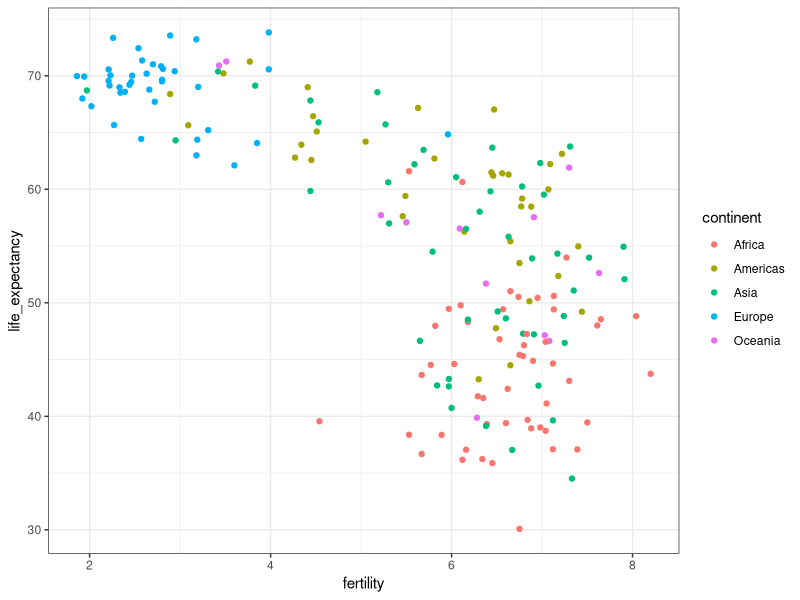
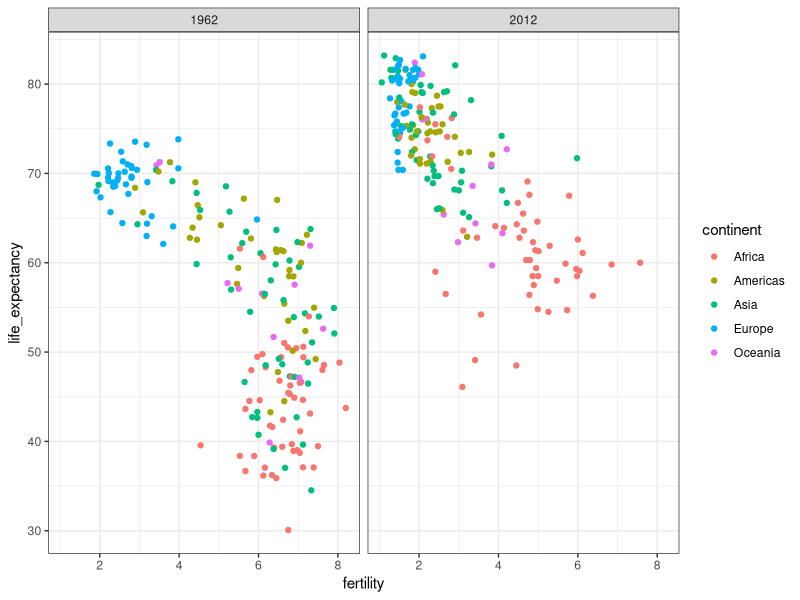
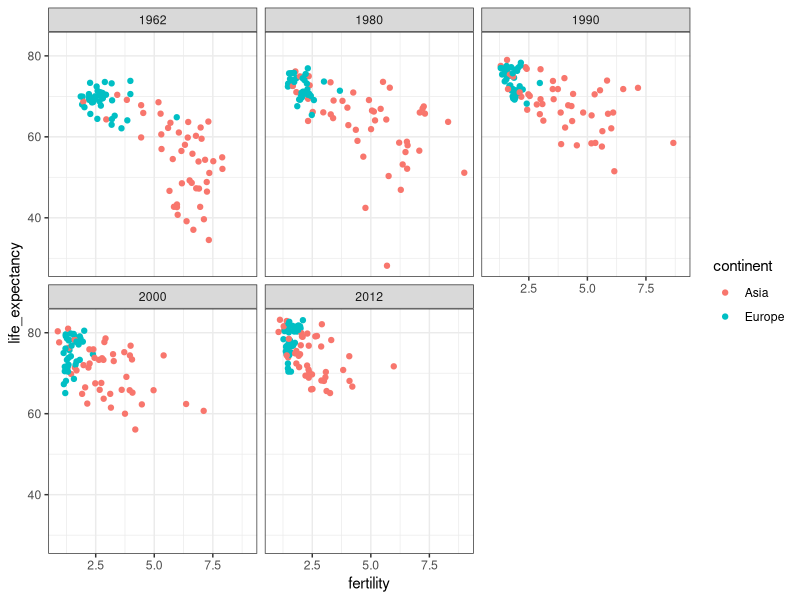
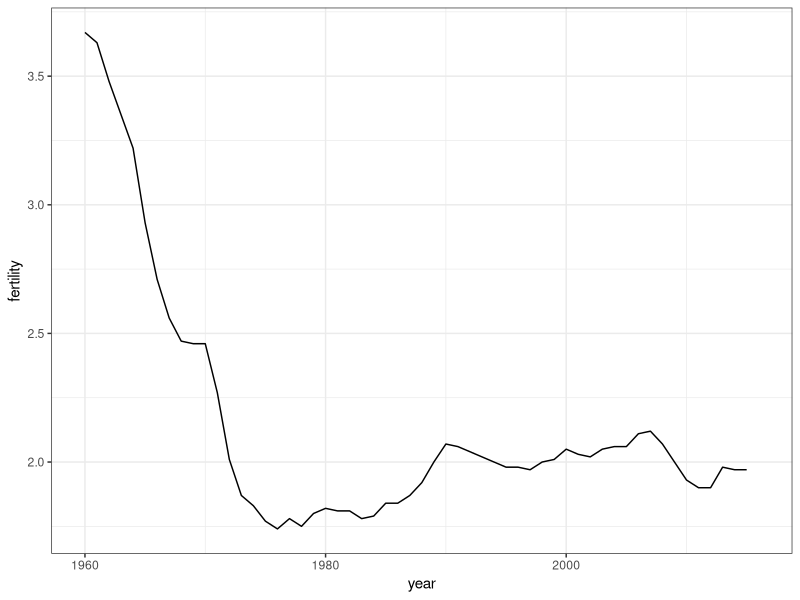
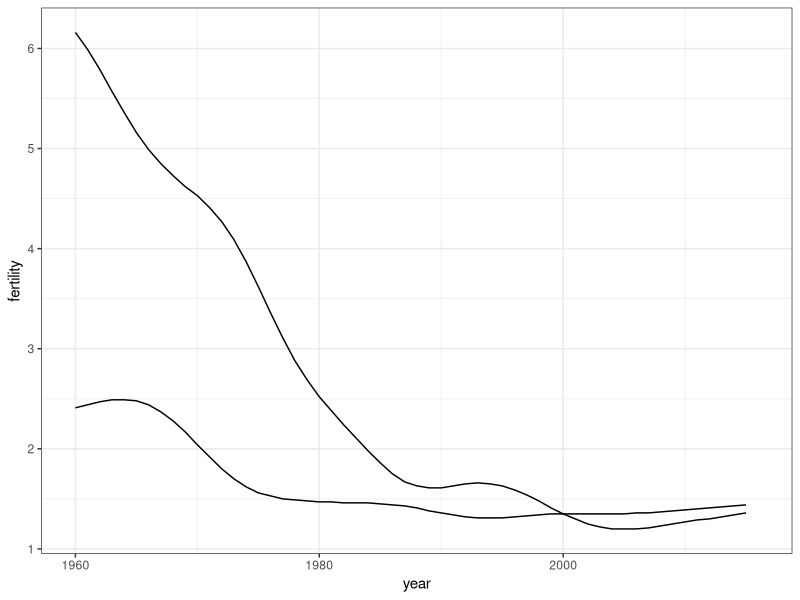
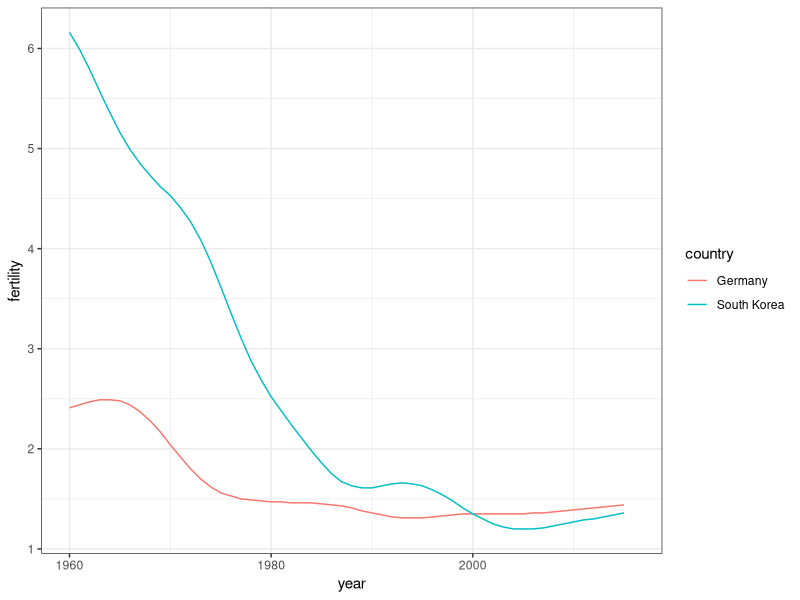
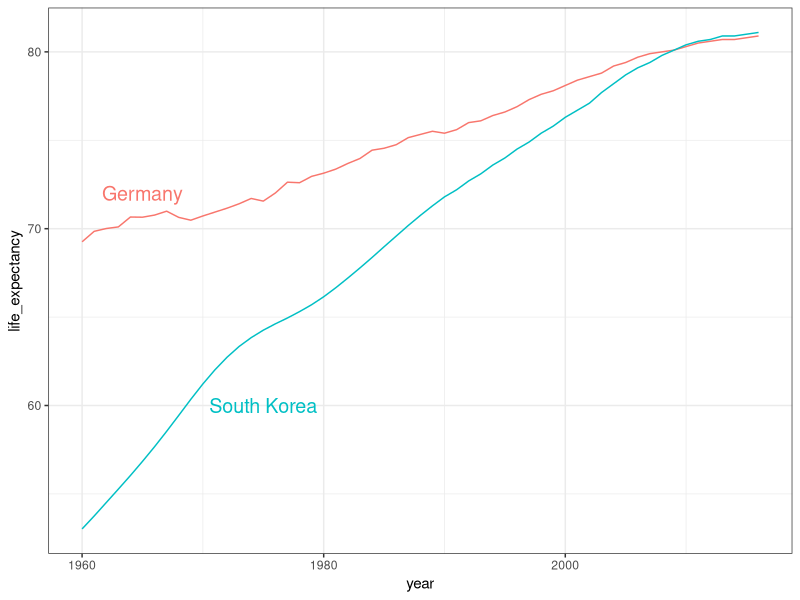
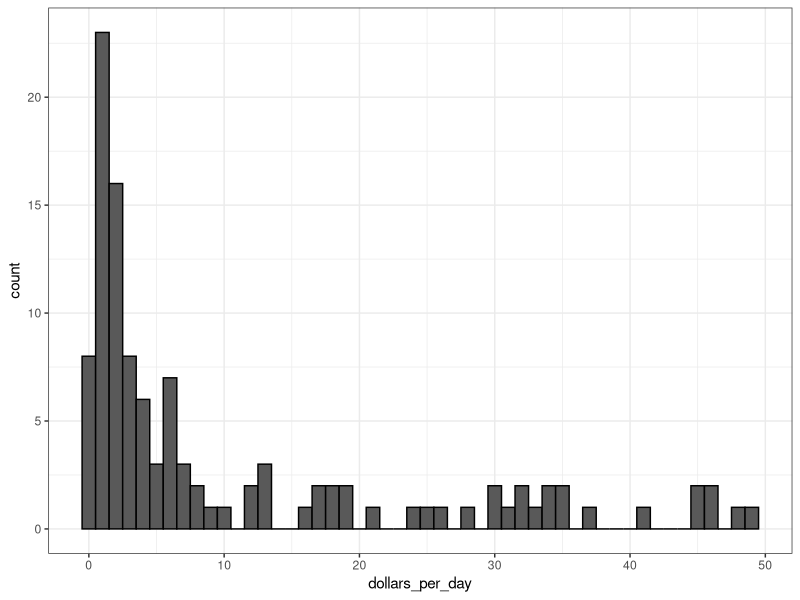

Write the R code that produced these figures, in order. (Note: this script raises an error after producing the figures.)
library(dslabs)
data(gapminder)
head(gapminder)
library(dplyr)
#para ver qué pais tiene una tasa de mortalidad infantil más alta, entre Sri Lanka y Turquía 
gapminder %>% filter(year==2015 & country %in% c("Sri Lanka", "Turkey")) %>% select(country, infant_mortality)
library(ggplot2)
#gráfico para identificar si es europa vs el resto del mundo
ds_theme_set()
filter(gapminder, year == 1962) %>% ggplot(aes(fertility, life_expectancy, color = continent)) + geom_point()

#ahora para comparar entre 1962 y 2012
filter(gapminder, year %in% c(1962, 2012)) %>% ggplot(aes(fertility, life_expectancy, color = continent)) + geom_point() + 
  facet_grid(.~ year)

#para ver el proceso a través de los años
years <- c(1962, 1980, 1990, 2000, 2012)
continents <- c("Europe", "Asia")
gapminder %>% filter(year %in% years & continent %in% continents) %>% ggplot(aes(fertility, life_expectancy, col = continent)) +
  geom_point() + facet_wrap(~ year)

##TIME SERIES PLOTS ##

gapminder %>% filter(country == "United States") %>% ggplot(aes(year, fertility)) + geom_line()

countries <- c("South Korea", "Germany")
gapminder %>% filter(country %in% countries) %>% ggplot(aes(year, fertility, group = country)) + geom_line()
#para hacer que se vea mejor 
countries <- c("South Korea", "Germany")
gapminder %>% filter(country %in% countries) %>% ggplot(aes(year, fertility, col = country)) + geom_line()

#para agregar labels 
labels <- data.frame(country = countries, x = c(1975, 1965), y = c(60, 72))
gapminder %>% filter(country %in% countries) %>% ggplot(aes(year, life_expectancy, col = country)) + geom_line() +
  geom_text(data = labels, aes(x, y, label = country), size = 5 ) + theme(legend.position = "none")

## TRANSFORMATIONS ##

gapminder <- gapminder %>% mutate(dollars_per_day = gdp/population/365)
#hacer un hist 
past_year <- 1970
gapminder %>% filter(year==past_year & !is.na(gdp)) %>% ggplot(aes(dollars_per_day)) + 
  geom_histogram(binwidth = 1, color = "black")
#transformación logarítmica
gapminder %>% filter(year==past_year & !is.na(gdp)) %>% ggplot(aes(log2(dollars_per_day))) + 
  geom_histogram(binwidth = 1, color = "black")
#transformación añadiendo una capa 
gapminder %>% filter(year==past_year & !is.na(gdp)) %>% ggplot(aes(dollars_per_day)) + 
  geom_histogram(binwidth = 1, color = "black") + scale_x_continuous(trans="log2")

## STRATIFY AND BOXPLOTS ##

#mirar los dollars_per_day estratificando por regiones
p <- gapminder %>% filter(year == past_year & !is.na(gdp)) %>% ggplot(aes(region, dollars_per_day))
p + geom_boxplot() 
#quedó super mal, entonces usar theme 
p + geom_boxplot() + theme(axis.text.x = element_text(angle = 90, hjust = 1))

#función reorder
fac <- factor(c("Asia", "Asia", "West", "West", "West"))
levels(fac)

value <- c(10,11,12,6,4)
fac <- reorder(fac, value, FUN = mean)
levels(fac)

p <- gapminder %>% filter(year == past_year & !is.na(gdp)) %>%
  mutate(region = reorder(region, dollars_per_day, FUN = median)) %>% ggplot(aes(region, dollars_per_day, fill = continent)) +
  geom_boxplot() + theme(axis.text.x = element_text(angle = 90, hjust = 1)) + scale_y_continuous(trans="log2")
# a veces se usa mejor fill que color para que se vea mejor por grupos   

## COMPARING DISTRIBUTIONS 
west <- c("Western Europe", "Northern Europe", "Southern Europe", "Northern America", "Australia and New Zealand")
gapminder %>% filter(year == past_year & !is.na(gdp)) %>% mutate(group = ifelse(region %in% west, "West", "Developing")) %>%
  ggplot(aes(dollars_per_day)) + geom_histogram(binwidth = 1, color = "black") + scale_x_continuous(trans = "log2") + 
  facet_grid(.~ group)
#ahora se compara con el presente 
present_year <- 2010 
gapminder %>% filter(year %in% c(past_year, present_year) & !is.na(gdp)) %>% 
  mutate(group = ifelse(region %in% west, "West", "Developing")) %>%
  ggplot(aes(dollars_per_day)) + geom_histogram(binwidth = 1, color = "black") + scale_x_continuous(trans = "log2") + 
  facet_grid(year ~ group)
#es bueno tener la consistencia entre los paises del 70 a los de 2010. deben ser los mismos para medir. 
country_list_1 <- gapminder %>% filter(year == past_year & !is.na(dollars_per_day)) %>% .$country 
country_list_2 <- gapminder %>% filter(year == present_year & !is.na(dollars_per_day)) %>% .$country
country_list <- intersect(country_list_1, country_list_2)
# .$country sirve para sacar el vector (no entiendo bien aún)
#nuevo plot con los mismos países 
gapminder %>% filter(year %in% c(past_year, present_year) & !is.na(gdp) & country %in% country_list) %>% 
  mutate(group = ifelse(region %in% west, "West", "Developing")) %>%
  ggplot(aes(dollars_per_day)) + geom_histogram(binwidth = 1, color = "black") + scale_x_continuous(trans = "log2") + 
  facet_grid(year ~ group)

#para ver las regiones que más han evolucionado 
p <- gapminder %>%
  filter(year %in% c(past_year, present_year) & country %in% country_list) %>%
  mutate(region = reorder(region, dollars_per_day, FUN = median)) %>%
  ggplot(aes(region, dollars_per_day, fill = continent)) +
  geom_boxplot() + facet_grid(year~.)
  theme(axis.text.x = element_text(angle = 90, hjust = 1)) +
  xlab("") + scale_y_continuous(trans = "log2")

  p <- gapminder %>%
    filter(year %in% c(past_year, present_year) & country %in% country_list) %>%
    mutate(region = reorder(region, dollars_per_day, FUN = median)) %>%
    ggplot(aes(region, dollars_per_day, fill = continent)) +
    geom_boxplot(aes(region, dollars_per_day, fill = factor(year))) +
    theme(axis.text.x = element_text(angle = 90, hjust = 1)) +
    xlab("") + scale_y_continuous(trans = "log2")

## DENSITY PLOTS ##
# así puede verse la cantidad de paises en cada grupo
gapminder %>% filter(year == past_year & !is.na(gdp) & country %in% country_list) %>% 
  mutate(group = ifelse(region %in% west, "West", "Developing")) %>% group_by(group) %>%
  summarize(n=n()) %>% knitr::kable()
# así puede hacerse el density teniendo en cuenta la cantidad de paises 
#el argumento ..count.. permite esto 
#para que la densidad se más suave puede hacerse con bw en geom_desnsity
aes(x=dollars_per_day, y = ..count.. )
p <- gapminder %>%
  filter(year %in% c(past_year, present_year) & country %in% country_list) %>%
  mutate(group = ifelse(region %in% west, "West", "Developing")) %>%
  ggplot(aes(x=dollars_per_day, y = ..count.. , fill = group)) +
  scale_x_continuous(trans = "log2") + geom_density(alpha=0.2, bw= 0.75) + facet_grid(year~.)

#para mejorar la gráfica se usa case_when 
#se está haciendo una agrupación más específica por regiones
gapminder <- gapminder %>% mutate(group = case_when(.$region %in% west ~ "West", .$region %in% c(
  "Eastern Asia", "South-Eastern Asia") ~ "East Asia", .$region %in% c("Caribbean", "Central America", "South America")
  ~ "Latin America", .$continent == "Africa" & .$region != "Northern Africa" ~ "Sub-Saharan Africa", T ~ "Others"))
#esta  variable de grupos es mejor pasarla a un factor para controlar el orden 
gapminder <- gapminder %>%
  mutate(group = factor(group, levels = c("Others", "Latin America", "East Asia", "Sub-Saharan Africa", "West")))
p <- gapminder %>%
  filter(year %in% c(past_year, present_year) & country %in% country_list) %>%
  ggplot(aes(x=dollars_per_day, y = ..count.. , fill = group)) +
  scale_x_continuous(trans = "log2") + geom_density(alpha=0.2, bw= 0.75, position = "stack") + facet_grid(year~.)
# con el argumento weight es importante ponderar por la cantidad de población 
p <- gapminder %>% filter(year %in% c(past_year, present_year) & country %in% country_list) %>%
  mutate(weight = population/sum(population)) %>% 
  ggplot(aes(x=dollars_per_day, y = ..count.. , fill = group, weight = weight)) +
  scale_x_continuous(trans = "log2") + geom_density(alpha=0.2, bw= 0.75, position = "stack") + facet_grid(year~.)

## ECOLOGICAL FALLACY ##
#importante primero hacer más casos 
gapminder <- gapminder %>%
  mutate(group = case_when(
    .$region %in% west ~ "The West",
    .$region %in% "Northern Africa" ~ "Northern Africa",
    .$region %in% c("Eastern Asia", "South-Eastern Asia") ~ "East Asia",
    .$region == "Southern Asia" ~ "Southern Asia",
    .$region %in% c("Central America", "South America", "Caribbean") ~ "Latin America",
    .$continent == "Africa" & .$region != "Northern Africa" ~ "Sub-Saharan Africa",
    .$region %in% c("Melanesia", "Micronesia", "Polynesia") ~ "Pacific Islands", 
    T ~ "Others"))
#computar la variable de interés 
surv_income <- gapminder %>% filter(year %in% present_year & !is.na(gdp) & !is.na(infant_mortality) & !is.na(group)) %>%
  group_by(group) %>% summarize(income = sum(gdp)/sum(population)/365, 
                                infant_survival_rate = 1 - sum(infant_mortality/1000*population)/sum(population))
#para ver de menor a mayor 
surv_income %>% arrange(income)
#para graficar 
surv_income %>% ggplot(aes(income, infant_survival_rate, label = group, col = group)) + 
  scale_x_continuous(trans = "log2", limit = c(0.25, 150)) + 
  scale_y_continuous(trans = "log2", limit = c(0.875, 0.9981), breaks = c(.85, .90, .95, .99, .995, .998)) +
  geom_label(size = 3, show.legend = FALSE) 

## EJERCICIOS ##
library(dplyr)
library(ggplot2)
library(dslabs)
data(gapminder)
gapminder %>% filter(year == 2012 & continent == "Africa") %>%
  ggplot(aes(fertility, life_expectancy, color = region)) + 
  geom_point()

#2# 
df <- gapminder %>% 
  filter(continent=="Africa" & year == 2012 & fertility <=3 & life_expectancy>=70) %>%
  select(country, region)

#3#
countries <- c("Vietnam", "United States")
tab <- gapminder %>% filter(country %in% countries & year %in% (1960:2010)) %>% 
  ggplot(aes(year, life_expectancy, col = country)) + geom_line()

#4# 
daydollars <- gapminder %>% mutate(dollars_per_day = gdp/population/365)%>% filter(continent == "Africa" & year == 2010 & !is.na(gdp))
daydollars %>% ggplot(aes(dollars_per_day, country)) + scale_x_continuous(trans = "log2") + geom_density() 

#5# 
gapminder %>% 
  mutate(dollars_per_day = gdp/population/365) %>% 
  filter(continent == "Africa" & year %in% c(1970, 2010) & !is.na(gdp)) %>% 
  ggplot(aes(dollars_per_day, country)) + scale_x_continuous(trans = "log2") + facet_grid(year~.) + geom_density()

#6# 
daydollars <- gapminder %>% 
  mutate(dollars_per_day = gdp/population/365) %>% 
  filter(continent == "Africa" & year %in% c(1970,2010) & !is.na(gdp)) 
daydollars %>%
  ggplot(aes(dollars_per_day, year, fill = region)) + 
  geom_density(bw=0.5, position = "stack") + scale_x_continuous(trans = "log2") + facet_grid(year~.)

#7# 
#siempre mirar el missing value de las variables a graficar 
gapminder %>% 
  mutate(dollars_per_day = gdp/population/365) %>%
  filter(continent == "Africa" & year %in% c(1970, 2010) & !is.na(dollars_per_day) & !is.na(infant_mortality)) %>%
  ggplot(aes(dollars_per_day, infant_mortality, color = region, label = country)) +
  geom_text() + 
  scale_x_continuous(trans = "log2") +
  facet_grid(year~.)

  
  
  
  
  
  
  
  
  
  
